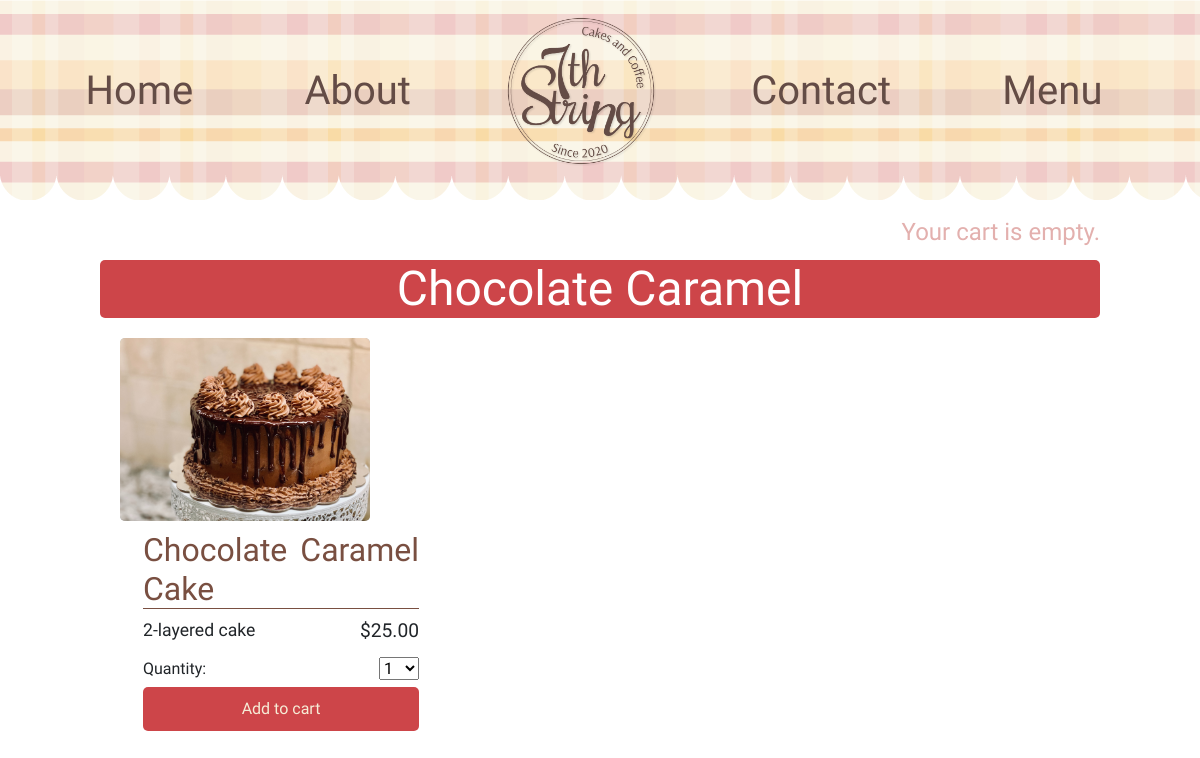
Page /8/chocolate-caramel/ on the committed database.
### shop/models.py (models this page shows, shortened)
class Product(models.Model):
    category = models.ForeignKey(Category,
                                 related_name='products',
                                 on_delete=models.CASCADE)
    name = models.CharField(max_length=200)
    slug = models.SlugField(max_length=200)
    image = models.ImageField(upload_to='products/%Y/%m/%d',
                              blank=True)
    description = models.TextField(blank=True)
    available = models.BooleanField(default=True)
    created = models.DateTimeField(auto_now_add=True)
    updated = models.DateTimeField(auto_now=True)
    class Meta:
        ordering = ['name']
        indexes = [
            models.Index(fields=['id', 'slug']),
            models.Index(fields=['name']),
            models.Index(fields=['-created']),
        ]

class SubProduct(models.Model):
    product = models.ForeignKey(Product,
                                related_name='subproducts',
                                on_delete=models.CASCADE)
    name = models.CharField(max_length=200)
    slug = models.SlugField(max_length=200)
    image = models.ImageField(upload_to='subproducts/%Y/%m/%d',
                              blank=True)
    description = models.TextField(blank=True)
    price = models.DecimalField(max_digits=10,
                                decimal_places=2)
    available = models.BooleanField(default=True)
    created = models.DateTimeField(auto_now_add=True)
    updated = models.DateTimeField(auto_now=True)
    class Meta:
        ordering = ['name']
        indexes = [
            models.Index(fields=['id', 'slug']),
            models.Index(fields=['name']),
            models.Index(fields=['-created']),
        ]

### shop/views.py (the view)
# urls.py: path('<int:id>/<slug:slug>/', views.product_detail,
def product_detail(request, id, slug):
    product = get_object_or_404(Product,
                                id=id,
                                slug=slug,
                                available=True)
    subproduct = SubProduct.objects.all()
    cart_product_form = CartAddProductForm()
    return render(request,
                  'shop/product/detail.html',
                  {'product': product,
                   'subproduct': subproduct, 'cart_product_form': cart_product_form})

### cart/forms.py
class CartAddProductForm(forms.Form):
    quantity = forms.TypedChoiceField(
        choices=PRODUCT_QUANTITY_CHOICES,
        coerce=int)
    override = forms.BooleanField(required=False,
                                  initial=False,
                                  widget=forms.HiddenInput)

### cart/cart.py (called while the page is built)
    def __len__(self):
        return sum(item['quantity'] for item in self.cart.values())

### cart/context_processors.py (called while the page is built)
def cart(request):
    return {'cart': Cart(request)}

### shop/templates/shop/product/detail.html (shortened to what this page needs)
{% extends "shop/base.html" %}
{% load static %}
{% block content %}
  <div class="product-detail">
    <h1>{{ product.name }}</h1>
      {% for sub in subproduct %}
          {% if sub.product == product %}
              <div class="subcontainer">
                  <img src="{% if sub.image %}{{ sub.image.url }}{% else %}
                    {% static "img/no_image.png" %}{% endif %}" >
                  <div class="subdetail">
                        <h2 {{sub.get_absolute_url}}>
                            {{ sub.name }}
                        </h2>
                      <span style="font-size: 110%">{{ sub.description }}</span>
                        <span style="font-size: 120%; float: right;">${{ sub.price }}</span>
                        <form action="{% url "cart:cart_add" sub.id %}" method="post" style="margin-top: 5%">
                        {{ cart_product_form }}
                        <input type="submit" value="Add to cart" >
                        </form>
                  </div>
              </div>
          {% endif %}
        {% endfor %}
  </div>
{% endblock %}

### shop/static/css/base.css (style rules this page uses)
body { margin:0; padding:0; font-family: 'Arsenal', sans-serif; }
h1, h2, h3, h4, h5 , h6 { font-family: 'Rochester', cursive; font-weight:normal; color: rgb(121, 79, 65); }
h1 { font-size: 300%; }
a.button, input[type="submit"] { color:rgb(246,237,215); background:rgb(205,69,73); border-radius:5px; padding:10px 20px; font-size:100%; border:0; width: 100%; margin-top: 2% }
.product-detail { text-align:justify; }
.product-detail img { float:left; background-color: #bbbbbb; width: 250px; height: auto; float: left; border-radius: 5px; }
.product-detail h1 { margin-bottom:0; background-color: rgb(205, 69, 73); color: white; text-align: center; border-radius: 5px; }
.product-detail h2 { margin-top:10px; color: rgb(121,79,65); border-bottom: 1px solid rgb(121,79,65); }
.subcontainer { width: 50%; margin-left: auto; margin-right: auto; padding: 2%; margin-bottom: 1%; float: left; }
.subdetail { float: left; width: 60%; margin-left: 5%; }

### rows in the picture
Product: name "Chocolate Caramel"
SubProduct: image (picture), name "Chocolate Caramel Cake", description "2-layered cake", price "25.00"
